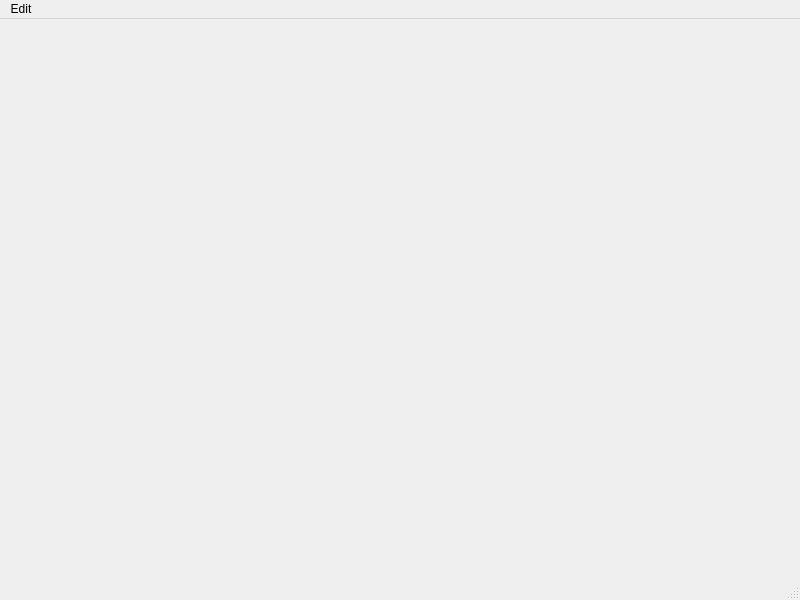
<?xml version="1.0" encoding="UTF-8"?>
<ui version="4.0">
 <class>PlaylistWidget</class>
 <widget class="QMainWindow" name="PlaylistWidget">
  <property name="geometry">
   <rect>
    <x>0</x>
    <y>0</y>
    <width>800</width>
    <height>600</height>
   </rect>
  </property>
  <property name="windowTitle">
   <string>MainWindow</string>
  </property>
  <widget class="QWidget" name="centralwidget">
   <layout class="QGridLayout" name="gridLayout">
    <item row="0" column="0">
     <widget class="GanttWidget" name="ganttWidget" native="true"/>
    </item>
   </layout>
  </widget>
  <widget class="QMenuBar" name="menubar">
   <property name="geometry">
    <rect>
     <x>0</x>
     <y>0</y>
     <width>800</width>
     <height>20</height>
    </rect>
   </property>
   <widget class="QMenu" name="menuEdit">
    <property name="title">
     <string>Edit</string>
    </property>
    <addaction name="actionCopy"/>
    <addaction name="actionPaste"/>
    <addaction name="separator"/>
    <addaction name="actionSelectAll"/>
    <addaction name="separator"/>
    <addaction name="actionDelete"/>
   </widget>
   <addaction name="menuEdit"/>
  </widget>
  <widget class="QStatusBar" name="statusbar"/>
  <action name="actionCopy">
   <property name="text">
    <string>Copy</string>
   </property>
  </action>
  <action name="actionPaste">
   <property name="text">
    <string>Paste</string>
   </property>
  </action>
  <action name="actionSelectAll">
   <property name="text">
    <string>Select all</string>
   </property>
  </action>
  <action name="actionDelete">
   <property name="text">
    <string>Delete</string>
   </property>
  </action>
 </widget>
 <customwidgets>
  <customwidget>
   <class>GanttWidget</class>
   <extends>QWidget</extends>
   <header>ganttwidget/ganttwidget.h</header>
   <container>1</container>
  </customwidget>
 </customwidgets>
 <resources/>
 <connections/>
</ui>
